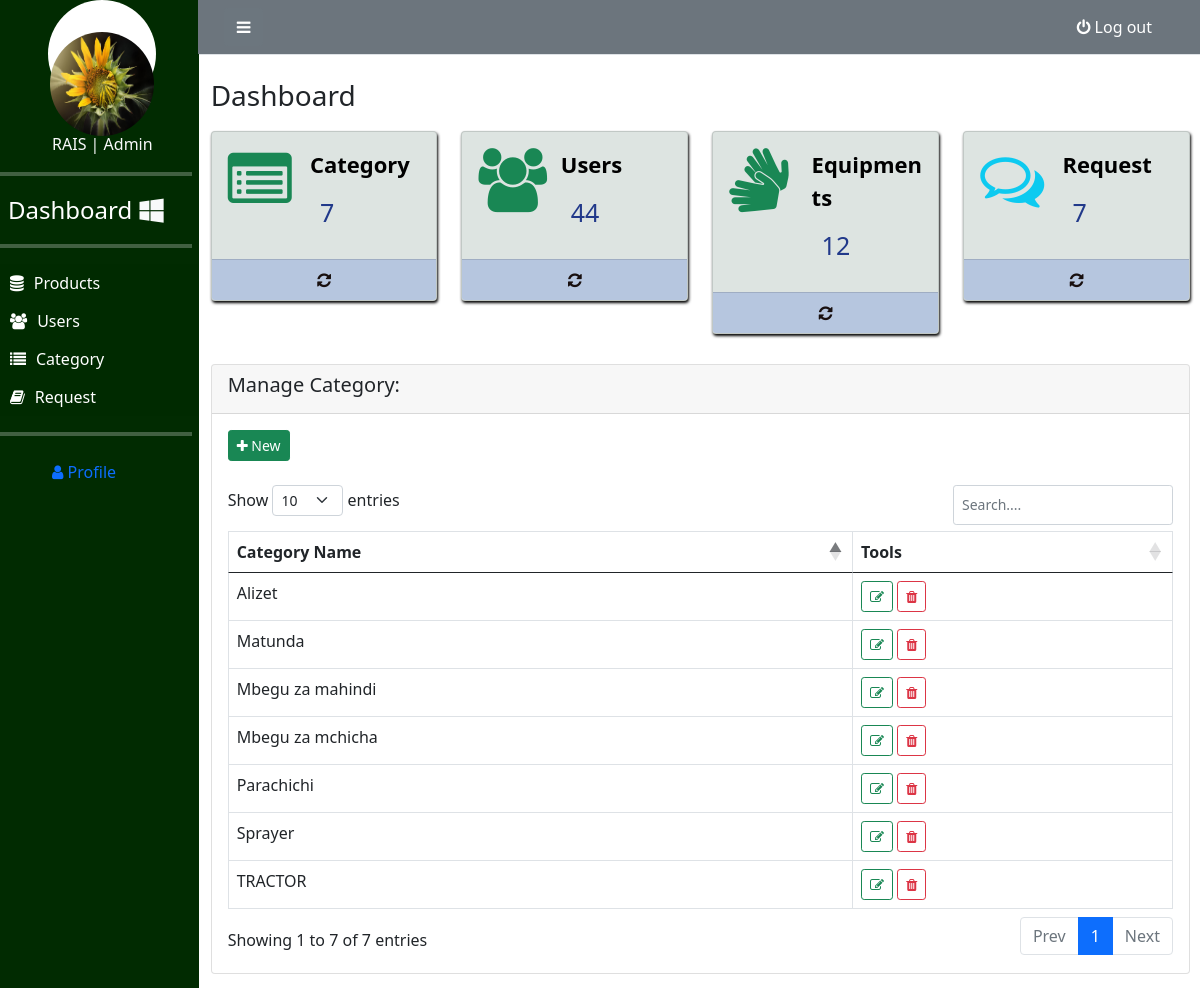
/rentalsp/category.php (signed in), run on the app's committed database.
### tables this page shows
CREATE TABLE `category` (
  `category_id` int(20) NOT NULL,
  `name` varchar(40) NOT NULL,
  `created_on` date NOT NULL
);

### rentalsp/category.php (the view, shortened to what the rows shown need)
<?php include 'include/session.php'; ?>
<!DOCTYPE html>
<html lang="en">
<head>
    <link rel="stylesheet" href="/rais/settings/bootstrap/css/bootstrap.css">
    <link rel="stylesheet" href="/rais/settings/bootstrap/css/bootstrap.min.css">
    <link rel="stylesheet" href="/rais/settings/main1.css">
    <link rel="stylesheet" href="/rais/settings/font-awesome/css/font-awesome.min.css">
    <link rel="stylesheet" href="/rais/DataTables/DataTables-1.13.4/css/">
    <link rel="stylesheet" href="/rais/DataTables/datatables.css">
    <link rel="stylesheet" href="/rais/settings/DataTables/datatables.min.css">
</head>
<body>
    <div class="section" id="body-id">
        <div class="row">
        <div class="col-sm-2 side-nav sidebar-collapse">
                <div class="sidebar-collapse side-nav">
                    <div class="sidebar-nav">
                        <ul class="side-nav ">
                            <div class="section line-sec">
                                <div class="h1 text-light">
                                    <h1>
                                        <hr>
                                    </h1>
                                </div>
                            </div>
                            <div class="section profile-top">
                                <div class="section line-sec">
                                    <div class="h1 text-light">
                                        <h1>
                                            <hr>
                                        </h1>
                                    </div>
                                </div>
                            </div>
                            <div class="section line-sec">
                                <div class="h1 text-light">
                                    <h1>
                                        <hr>
                                    </h1>
                                </div>
                            </div>
                    </div>
                </div>
            </div>
            <div class="col-sm-10">
                <div class="content">
                    <div class="row row-middle">
                        <div class="col-md-8 col-lg-12" id="col2">
                            <div class="card">
                                <div class="card-body">
                                    <section class="content">
                                        <div class="row">
                                            <div class="col-xs-12">
                                                <div class="box">
                                                    <div class="box-body mt-4">
                                                        <table id="example" class="table table-bordered">
                                                            <thead>
                                                                <th>Category Name</th>
                                                                <th>Tools</th>
                                                            </thead>
                                                            <tbody>
                                                                <?php
                                                               $conn = $pdo->open();
                                                               try{
                                                                    $stmt = $conn->prepare("SELECT * FROM category");
                                                                    $stmt->execute();
                                                                    foreach($stmt as $row){
                                                                        echo "
                                                                        <tr>
                                                                            <td>".$row['name']."</td>
                                                                            <td>
                                                                            <button class='btn btn-outline-success btn-sm edit btn-flat' title='Edit category' data-id='".$row['category_id']."'><i class='fa fa-edit'></i></button>
                                                                            <button class='btn btn-outline-danger btn-sm delete btn-flat' title='Delete category' data-id='".$row['category_id']."'><i class='fa fa-trash'></i></button>
                                                                            </td>
                                                                        </tr>
                                                                        ";
                                                                    }
                                                                    }
                                                                    catch(PDOException $e){
                                                                    echo $e->getMessage();
                                                                    }
                                                                ?>
                                                            </tbody>
                                                        </table>
                                                    </div>
                                                </div>
                                            </div>
                                        </div>
                                    </section>
                                </div>
                            </div>
                        </div>
                    </div>
                </div>
            </div>
        </div>
    </div>
</body>
</html>

### data on the page
category: name "Mbegu za mahindi"
category: name "Alizet"
category: name "Sprayer"
category: name "TRACTOR"
category: name "Mbegu za mchicha"
category: name "Parachichi"
category: name "Matunda"

### other printed values
$crow['numrows'] "7"
$crow['numrows'] "44"
$crow['numrows'] "12"
